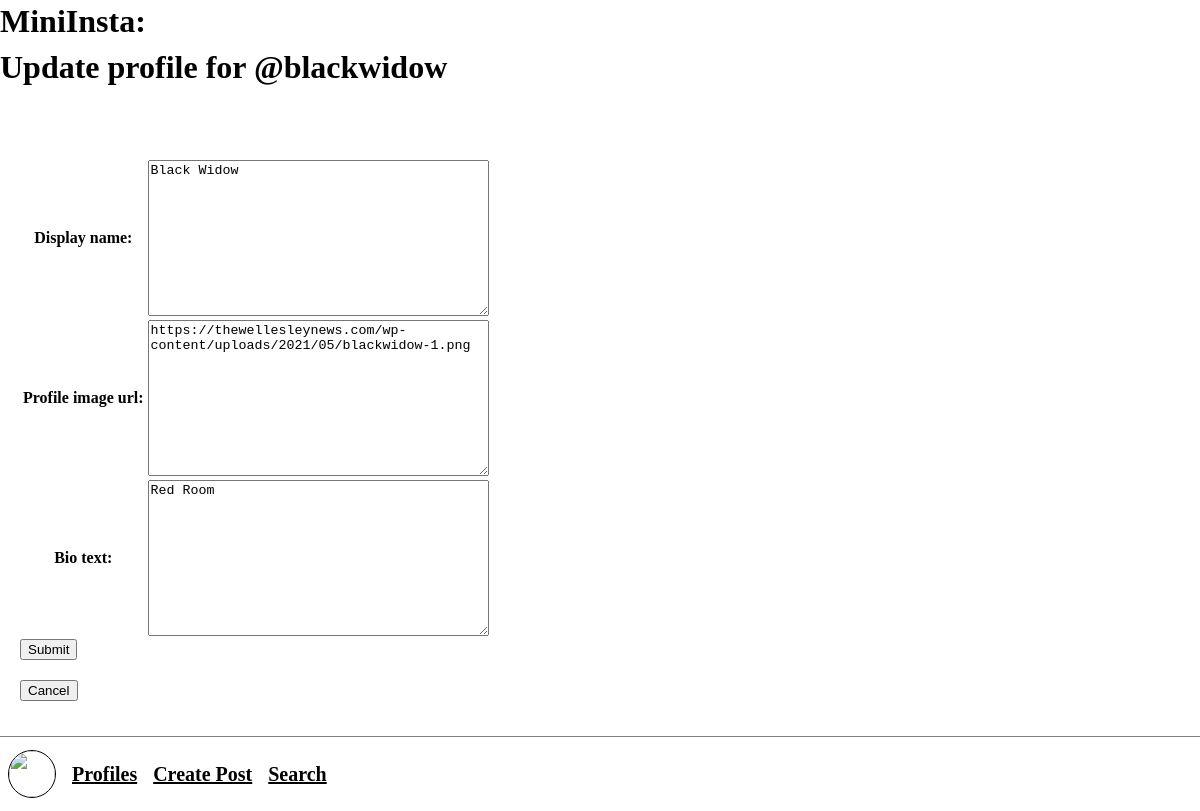
The page /mini_insta/profile/4/update on the database its author committed.
### mini_insta/models.py (models this page shows, shortened)
class Profile(models.Model):
    username = models.TextField(blank=False)
    display_name = models.TextField(blank=False)
    profile_image_url = models.TextField(blank=False)
    bio_text = models.TextField(blank=False)
    join_date = models.TextField(blank=False)

### mini_insta/views.py (the view)
# urls.py: path('profile/<int:pk>/update', UpdateProfileView.as_view(), name='update_profile'),
class UpdateProfileView(UpdateView):
    model = Profile
    form_class = UpdateProfileForm
    template_name = 'mini_insta/update_profile_form.html'

### mini_insta/forms.py
class UpdateProfileForm(forms.ModelForm):
    class Meta:
        model = Profile
        fields = ['display_name', 'profile_image_url', 'bio_text']

### mini_insta/templates/mini_insta/update_profile_form.html (shortened to what this page needs)
{% extends 'mini_insta/base.html' %}
{% block header %}
<h1>Update profile for @{{profile.username}}</h1>
{% endblock %}
{% block content %}
<div class="main">
    <form action="{% url 'update_profile' profile.pk %}" method="POST">
        <table>{{form.as_table}}</table>
        <input type="submit" name="submit" value="Submit">
    </form>
    <form action="{% url 'show_profile' profile.pk %}" method="GET">
        <input type="submit" value="Cancel">
    </form>
</div>
{% endblock %}

### static/insta_styles.css (style rules this page uses)
body { margin: 0; padding-bottom: 90px; background-color: white; color: black; font-size: 20px; line-height: 1.6; }
.header h1 { margin: 0; padding: 2px 0 6px 0; font-size: 32px; line-height: 1.2; }
.main { margin-top: 64px; padding: 0 20px; }

### rows shown on the page
Profile: username "blackwidow", display_name "Black Widow", profile_image_url "https://thewellesleynews.com/wp-content/uploads/2021/05/blackwidow-1.png", bio_text "Red Room"
